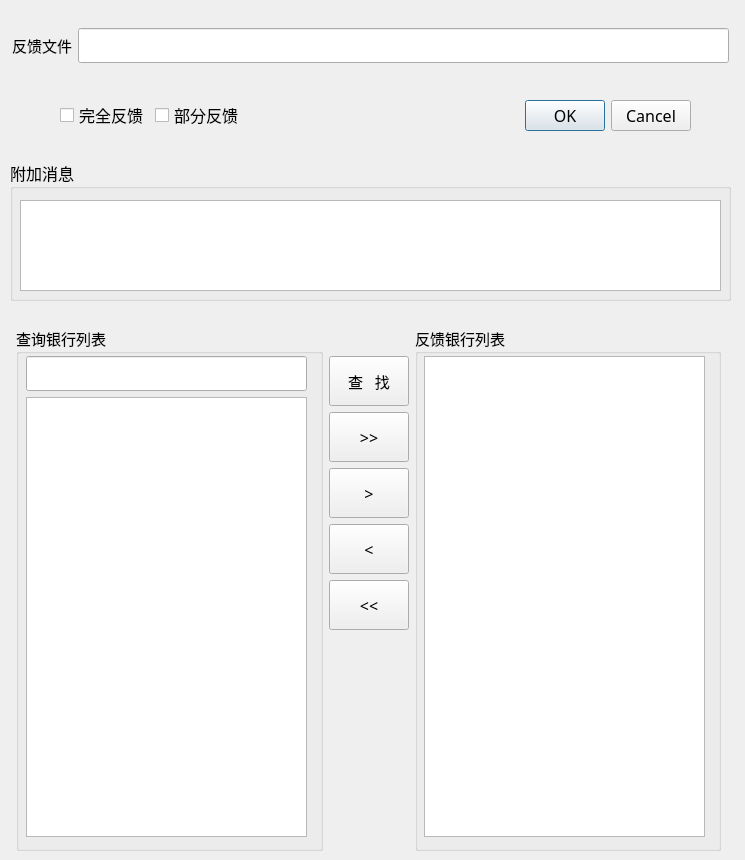
<?xml version="1.0" encoding="UTF-8"?>
<ui version="4.0">
 <class>Dialog_FeedbackStatusSelection</class>
 <widget class="QDialog" name="Dialog_FeedbackStatusSelection">
  <property name="windowModality">
   <enum>Qt::NonModal</enum>
  </property>
  <property name="geometry">
   <rect>
    <x>0</x>
    <y>0</y>
    <width>745</width>
    <height>860</height>
   </rect>
  </property>
  <property name="minimumSize">
   <size>
    <width>745</width>
    <height>860</height>
   </size>
  </property>
  <property name="maximumSize">
   <size>
    <width>860</width>
    <height>1000</height>
   </size>
  </property>
  <property name="windowTitle">
   <string>请选择反馈状态</string>
  </property>
  <widget class="QGroupBox" name="groupBox">
   <property name="geometry">
    <rect>
     <x>10</x>
     <y>160</y>
     <width>721</width>
     <height>141</height>
    </rect>
   </property>
   <property name="font">
    <font>
     <family>宋体</family>
     <pointsize>12</pointsize>
    </font>
   </property>
   <property name="autoFillBackground">
    <bool>false</bool>
   </property>
   <property name="title">
    <string>附加消息</string>
   </property>
   <property name="flat">
    <bool>false</bool>
   </property>
   <widget class="QTextEdit" name="textEdit_Dlg_Sms">
    <property name="geometry">
     <rect>
      <x>10</x>
      <y>40</y>
      <width>701</width>
      <height>91</height>
     </rect>
    </property>
   </widget>
  </widget>
  <widget class="QWidget" name="layoutWidget">
   <property name="geometry">
    <rect>
     <x>60</x>
     <y>90</y>
     <width>631</width>
     <height>51</height>
    </rect>
   </property>
   <layout class="QHBoxLayout" name="horizontalLayout_3">
    <item>
     <widget class="QCheckBox" name="checkBox_all">
      <property name="font">
       <font>
        <family>宋体</family>
        <pointsize>12</pointsize>
       </font>
      </property>
      <property name="text">
       <string>完全反馈</string>
      </property>
     </widget>
    </item>
    <item>
     <widget class="QCheckBox" name="checkBox_part">
      <property name="font">
       <font>
        <family>宋体</family>
        <pointsize>12</pointsize>
       </font>
      </property>
      <property name="text">
       <string>部分反馈</string>
      </property>
     </widget>
    </item>
    <item>
     <widget class="QDialogButtonBox" name="buttonBox">
      <property name="minimumSize">
       <size>
        <width>82</width>
        <height>35</height>
       </size>
      </property>
      <property name="maximumSize">
       <size>
        <width>820</width>
        <height>100</height>
       </size>
      </property>
      <property name="font">
       <font>
        <family>Adobe Myungjo Std M</family>
        <pointsize>12</pointsize>
       </font>
      </property>
      <property name="layoutDirection">
       <enum>Qt::LeftToRight</enum>
      </property>
      <property name="orientation">
       <enum>Qt::Horizontal</enum>
      </property>
      <property name="standardButtons">
       <set>QDialogButtonBox::Cancel|QDialogButtonBox::Ok</set>
      </property>
     </widget>
    </item>
   </layout>
  </widget>
  <widget class="QWidget" name="layoutWidget">
   <property name="geometry">
    <rect>
     <x>10</x>
     <y>20</y>
     <width>721</width>
     <height>51</height>
    </rect>
   </property>
   <layout class="QHBoxLayout" name="horizontalLayout_4">
    <property name="leftMargin">
     <number>2</number>
    </property>
    <property name="topMargin">
     <number>2</number>
    </property>
    <property name="rightMargin">
     <number>2</number>
    </property>
    <property name="bottomMargin">
     <number>2</number>
    </property>
    <item>
     <widget class="QLabel" name="Label">
      <property name="font">
       <font>
        <family>宋体</family>
        <pointsize>11</pointsize>
       </font>
      </property>
      <property name="text">
       <string>反馈文件</string>
      </property>
      <property name="alignment">
       <set>Qt::AlignCenter</set>
      </property>
     </widget>
    </item>
    <item>
     <widget class="QLineEdit" name="LineEdit_Dlg_Filename">
      <property name="minimumSize">
       <size>
        <width>0</width>
        <height>35</height>
       </size>
      </property>
      <property name="font">
       <font>
        <family>宋体</family>
        <pointsize>11</pointsize>
       </font>
      </property>
      <property name="readOnly">
       <bool>true</bool>
      </property>
     </widget>
    </item>
   </layout>
  </widget>
  <widget class="QWidget" name="">
   <property name="geometry">
    <rect>
     <x>13</x>
     <y>323</y>
     <width>711</width>
     <height>531</height>
    </rect>
   </property>
   <layout class="QHBoxLayout" name="horizontalLayout" stretch="4,1,4">
    <property name="leftMargin">
     <number>3</number>
    </property>
    <property name="topMargin">
     <number>3</number>
    </property>
    <property name="rightMargin">
     <number>3</number>
    </property>
    <property name="bottomMargin">
     <number>3</number>
    </property>
    <item>
     <widget class="QGroupBox" name="groupBox_2">
      <property name="font">
       <font>
        <family>宋体</family>
        <pointsize>11</pointsize>
       </font>
      </property>
      <property name="title">
       <string>查询银行列表</string>
      </property>
      <widget class="QWidget" name="">
       <property name="geometry">
        <rect>
         <x>10</x>
         <y>30</y>
         <width>281</width>
         <height>481</height>
        </rect>
       </property>
       <layout class="QVBoxLayout" name="verticalLayout">
        <item>
         <widget class="QLineEdit" name="lineEdit_FindBank">
          <property name="minimumSize">
           <size>
            <width>0</width>
            <height>35</height>
           </size>
          </property>
          <property name="font">
           <font>
            <family>宋体</family>
            <pointsize>11</pointsize>
           </font>
          </property>
         </widget>
        </item>
        <item>
         <widget class="QListView" name="listView_BankList">
          <property name="minimumSize">
           <size>
            <width>270</width>
            <height>400</height>
           </size>
          </property>
          <property name="font">
           <font>
            <family>宋体</family>
            <pointsize>11</pointsize>
           </font>
          </property>
          <property name="editTriggers">
           <set>QAbstractItemView::NoEditTriggers</set>
          </property>
          <property name="alternatingRowColors">
           <bool>true</bool>
          </property>
         </widget>
        </item>
       </layout>
      </widget>
     </widget>
    </item>
    <item>
     <layout class="QVBoxLayout" name="verticalLayout_2">
      <property name="topMargin">
       <number>30</number>
      </property>
      <item>
       <widget class="QPushButton" name="pushButton_FindBank">
        <property name="minimumSize">
         <size>
          <width>0</width>
          <height>50</height>
         </size>
        </property>
        <property name="maximumSize">
         <size>
          <width>200</width>
          <height>16777215</height>
         </size>
        </property>
        <property name="font">
         <font>
          <family>宋体</family>
          <pointsize>11</pointsize>
         </font>
        </property>
        <property name="text">
         <string>查   找</string>
        </property>
       </widget>
      </item>
      <item>
       <widget class="QPushButton" name="pushButton_SelAll">
        <property name="minimumSize">
         <size>
          <width>0</width>
          <height>50</height>
         </size>
        </property>
        <property name="font">
         <font>
          <family>宋体</family>
          <pointsize>12</pointsize>
          <weight>50</weight>
          <bold>false</bold>
         </font>
        </property>
        <property name="text">
         <string>&gt;&gt;</string>
        </property>
       </widget>
      </item>
      <item>
       <widget class="QPushButton" name="pushButton_SelOne">
        <property name="minimumSize">
         <size>
          <width>0</width>
          <height>50</height>
         </size>
        </property>
        <property name="font">
         <font>
          <family>宋体</family>
          <pointsize>12</pointsize>
         </font>
        </property>
        <property name="text">
         <string>&gt;</string>
        </property>
       </widget>
      </item>
      <item>
       <widget class="QPushButton" name="pushButton_DelOne">
        <property name="minimumSize">
         <size>
          <width>0</width>
          <height>50</height>
         </size>
        </property>
        <property name="font">
         <font>
          <family>宋体</family>
          <pointsize>12</pointsize>
         </font>
        </property>
        <property name="text">
         <string>&lt;</string>
        </property>
       </widget>
      </item>
      <item>
       <widget class="QPushButton" name="pushButton_DelAll">
        <property name="minimumSize">
         <size>
          <width>0</width>
          <height>50</height>
         </size>
        </property>
        <property name="font">
         <font>
          <family>宋体</family>
          <pointsize>12</pointsize>
         </font>
        </property>
        <property name="text">
         <string>&lt;&lt;</string>
        </property>
       </widget>
      </item>
      <item>
       <spacer name="verticalSpacer">
        <property name="orientation">
         <enum>Qt::Vertical</enum>
        </property>
        <property name="sizeHint" stdset="0">
         <size>
          <width>20</width>
          <height>40</height>
         </size>
        </property>
       </spacer>
      </item>
     </layout>
    </item>
    <item>
     <widget class="QGroupBox" name="groupBox_3">
      <property name="font">
       <font>
        <family>宋体</family>
        <pointsize>11</pointsize>
       </font>
      </property>
      <property name="title">
       <string>反馈银行列表</string>
      </property>
      <widget class="QListView" name="listView_BankList_Sel">
       <property name="geometry">
        <rect>
         <x>9</x>
         <y>30</y>
         <width>281</width>
         <height>481</height>
        </rect>
       </property>
       <property name="minimumSize">
        <size>
         <width>270</width>
         <height>400</height>
        </size>
       </property>
       <property name="font">
        <font>
         <family>宋体</family>
         <pointsize>11</pointsize>
        </font>
       </property>
       <property name="editTriggers">
        <set>QAbstractItemView::NoEditTriggers</set>
       </property>
       <property name="alternatingRowColors">
        <bool>true</bool>
       </property>
       <property name="selectionBehavior">
        <enum>QAbstractItemView::SelectRows</enum>
       </property>
      </widget>
     </widget>
    </item>
   </layout>
  </widget>
 </widget>
 <resources/>
 <connections>
  <connection>
   <sender>buttonBox</sender>
   <signal>accepted()</signal>
   <receiver>Dialog_FeedbackStatusSelection</receiver>
   <slot>accept()</slot>
   <hints>
    <hint type="sourcelabel">
     <x>248</x>
     <y>254</y>
    </hint>
    <hint type="destinationlabel">
     <x>157</x>
     <y>274</y>
    </hint>
   </hints>
  </connection>
  <connection>
   <sender>buttonBox</sender>
   <signal>rejected()</signal>
   <receiver>Dialog_FeedbackStatusSelection</receiver>
   <slot>reject()</slot>
   <hints>
    <hint type="sourcelabel">
     <x>316</x>
     <y>260</y>
    </hint>
    <hint type="destinationlabel">
     <x>286</x>
     <y>274</y>
    </hint>
   </hints>
  </connection>
 </connections>
</ui>
